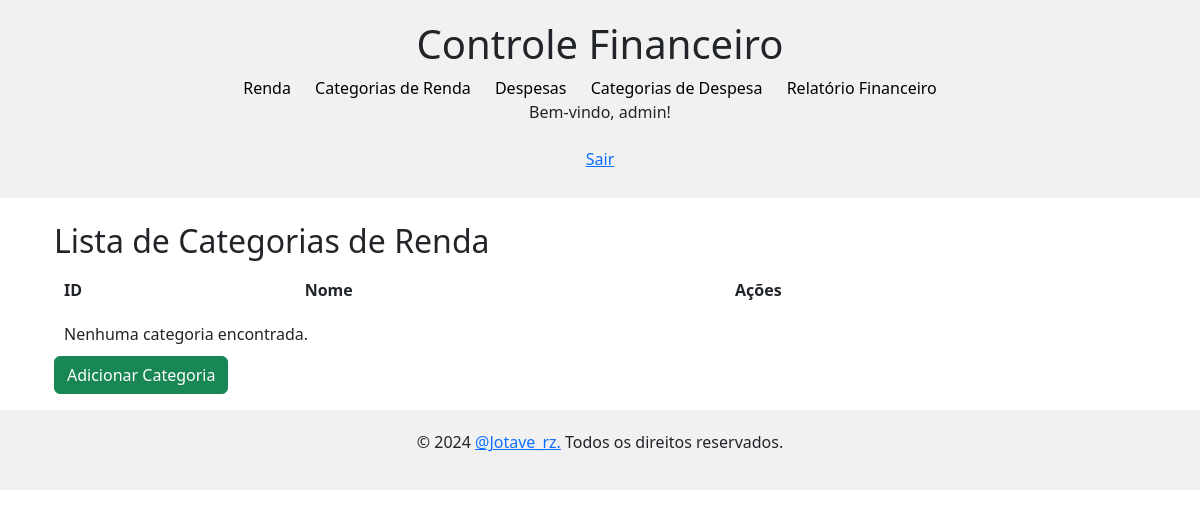
Page /categoria-renda/ (signed in) on the earlier database version.
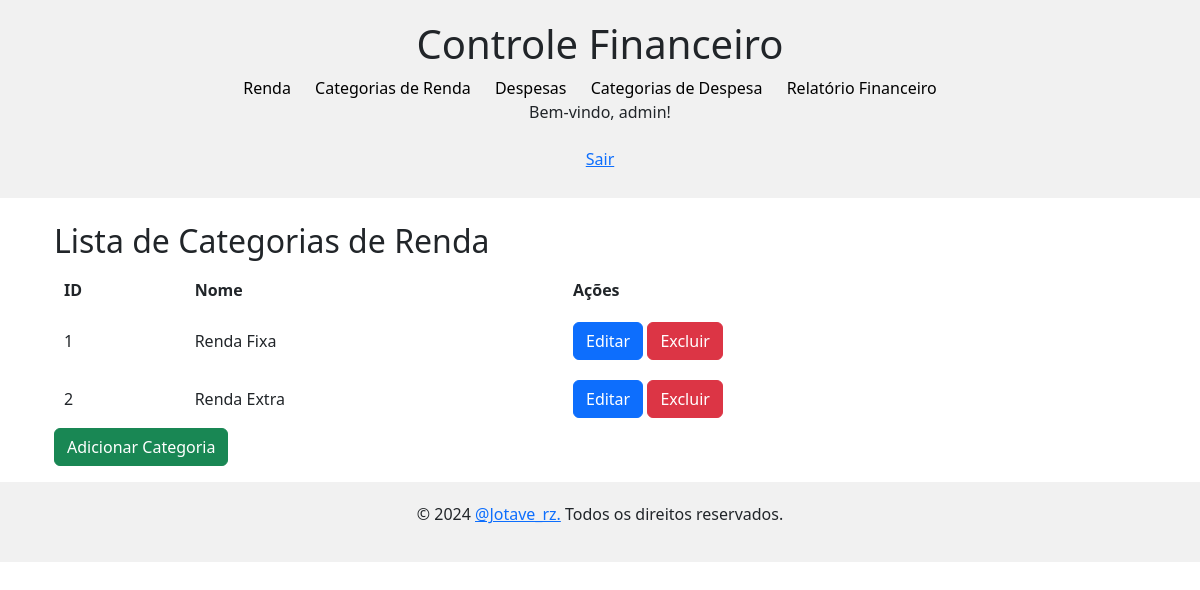
Same page on the later database version.
### categoria_renda/models.py (models this page shows, shortened)
class CategoriaRenda(models.Model):
    user = models.ForeignKey(User, on_delete=models.CASCADE)
    nome = models.CharField(max_length=100)

### categoria_renda/views.py (the view)
# urls.py: path('', CategoriaRendaListView.as_view(), name='categoria-renda-list'),
class CategoriaRendaListView(ListView):
    model = CategoriaRenda
    template_name = 'categoria_renda_list.html'
    def get_queryset(self):
        return CategoriaRenda.objects.filter(user=self.request.user)

### categoria_renda/templates/categoria_renda_list.html (shortened to what this page needs)
{% extends 'base.html' %}
{% block body %}
<h2>Lista de Categorias de Renda</h2>
<table>
    <thead>
        <tr>
            <th>ID</th>
            <th>Nome</th>
            <th>Ações</th>
        </tr>
    </thead>
    <tbody>
        {% for categoria in object_list %}
        <tr>
            <td>{{ categoria.id }}</td>
            <td>{{ categoria.nome }}</td>
            <td>
                <button type="button" class="btn btn-primary">
                    <a href="{% url 'categoria-renda-update' categoria.id %}" style="text-decoration: none; color: white;">Editar</a>
                </button>
                <button type="button" class="btn btn-danger">
                    <a href="{% url 'categoria-renda-delete' categoria.id %}" style="text-decoration: none; color: white;">Excluir</a>
                </button>
            </td>
        </tr>
        {% empty %}
        <tr>
            <td colspan="3">Nenhuma categoria encontrada.</td>
        </tr>
        {% endfor %}
    </tbody>
</table>
<button type="button" class="btn btn-success">
    <a href="{% url 'categoria-renda-create' %}" style="text-decoration: none; color: white;">Adicionar Categoria</a>
</button>
{% endblock %}

Differences in the rows shown:
added CategoriaRenda: id "1", nome "Renda Fixa"
added CategoriaRenda: id "2", nome "Renda Extra"
Other differences:
text no longer shown: "Nenhuma categoria encontrada."
